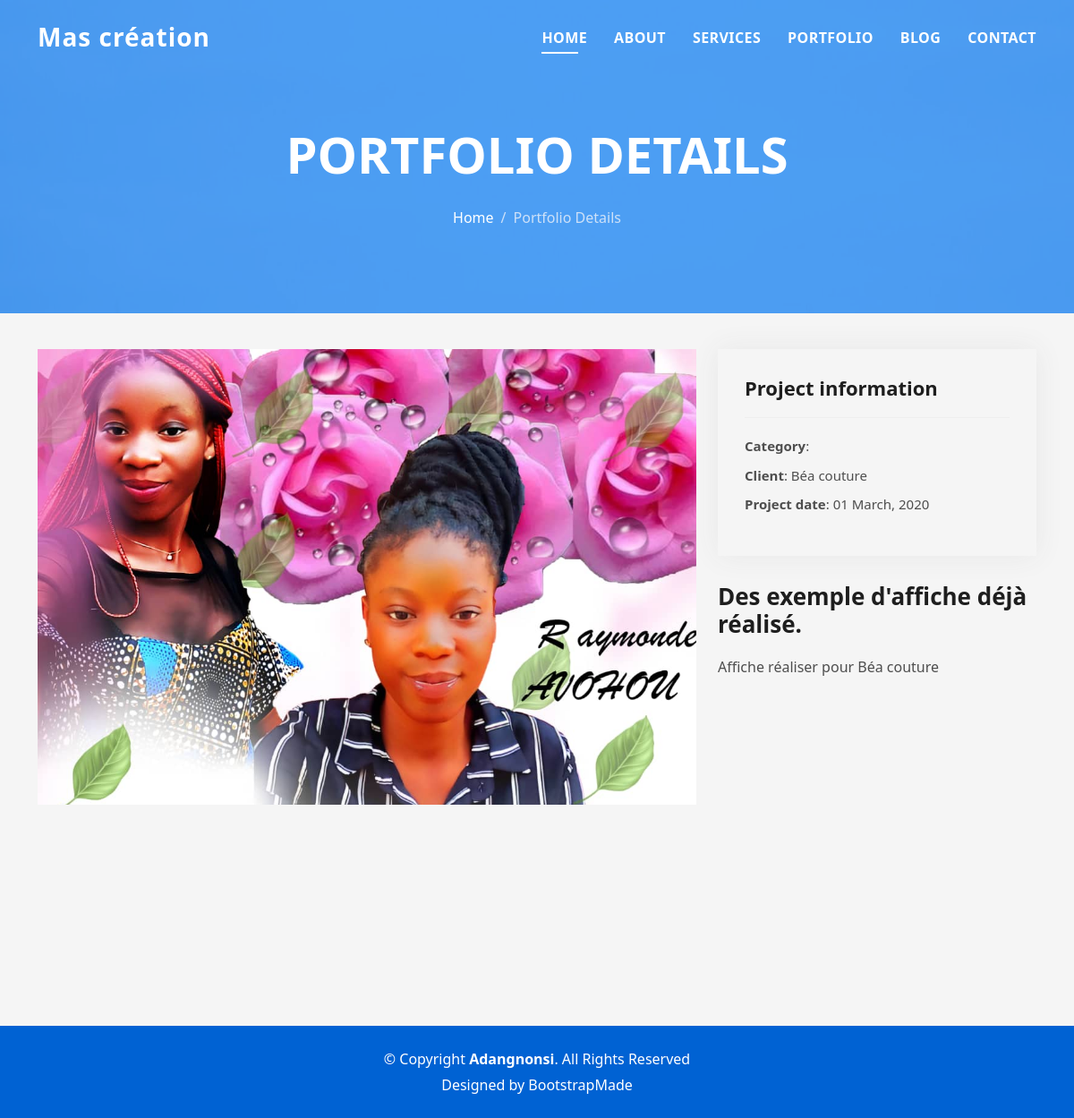
/detail_portfolio/15/, run on the app's committed database.
### monapp/models.py (models this page shows, shortened)
class Portfolio(models.Model):
    categorie=models.ForeignKey(Category,on_delete=models.CASCADE, default=1)
    nom_client=models.CharField(max_length=200, help_text="Nom du client")
    tittre=models.CharField(max_length=200)
    slug=models.SlugField(max_length=200)
    image=models.ImageField(upload_to='média')
    image1=models.ImageField(upload_to='média')
    image2=models.ImageField(upload_to='média')
    description=models.TextField(default="")
    auteur=models.CharField(max_length=200, help_text="Auteur")
    date=models.DateTimeField(auto_now_add=True)

### monapp/views.py (the view)
# urls.py: path('detail_portfolio/<int:my_id>/', views.portfolio_detail, name='detail_de_portfolio'),
def portfolio_detail(request, my_id):
     portfolios=Portfolio.objects.get(id=my_id)
     return render(request,'monapp/portfolio-details.html', {'portfolios': portfolios})

### monapp/templates/monapp/portfolio-details.html (shortened to what this page needs)
{%  extends 'base.html' %}
{% load static %}
{% block content %}
  <div class="hero hero-single route bg-image" style="background-image: url(assets/img/overlay-bg.jpg)">
    <div class="overlay-mf"></div>
    <div class="hero-content display-table">
      <div class="table-cell">
        <div class="container">
          <h2 class="hero-title mb-4">Portfolio Details</h2>
          <ol class="breadcrumb d-flex justify-content-center">
            <li class="breadcrumb-item">
              <a href="#">Home</a>
            </li>
            <li class="breadcrumb-item active">Portfolio Details</li>
          </ol>
        </div>
      </div>
    </div>
  </div>
  <main id="main">
    <section id="portfolio-details" class="portfolio-details">
      <div class="container">
        <div class="row gy-4">
          <div class="col-lg-8">
            <div class="portfolio-details-slider swiper">
              <div class="swiper-wrapper align-items-center">
                <div class="swiper-slide">
                  <img src="{{ portfolios.image.url }}" alt="">
                </div>
              </div>
            </div>
          </div>
          <div class="col-lg-4">
            <div class="portfolio-info">
              <h3>Project information</h3>
              <ul>
            <li><strong>Category</strong>: {{categories.nom}}</li>
              <li><strong>Client</strong>: {{portfolios.nom_client}}</li>
                <li><strong>Project date</strong>: 01 March, 2020</li>
              </ul>
            </div>
            <div class="portfolio-description">
              <h2>Des exemple d'affiche déjà réalisé.</h2>
              <p>
                {{portfolios.description}}
              </p>
            </div>
          </div>
        </div>
      </div>
    </section>
    {% endblock content %}

### static/assets/css/style.css (style rules this page uses)
body { background-color: #f5f5f5; color: #4e4e4e; }
h1, h2, h3, h4, h5, h6 { color: #1e1e1e; }
a { color: #1e1e1e; text-decoration: none; transition: all 0.5s ease-in-out; }
.bg-image { background-repeat: no-repeat; background-attachment: fixed; background-size: 100% 100%; background-position: center center; }
.overlay-mf { background-color: #0078ff; }
.overlay-mf { position: absolute; top: 0; left: 0px; padding: 0; height: 100%; width: 100%; opacity: 0.7; }
.display-table { width: 100%; height: 100%; display: table; }
.table-cell { display: table-cell; vertical-align: middle; }
.hero { height: 100vh; position: relative; color: #fff; }
.hero .hero-content { text-align: center; position: absolute; }
.hero .hero-title { color: #fff; font-weight: 600; font-size: 3rem; }
@media (min-width: 768px) { .hero .hero-title { font-size: 4.5rem; } }
.hero-single { height: 350px; }
.hero-single .hero-content { margin-top: 30px; }
.hero-single .hero-title { text-transform: uppercase; font-size: 3rem; }
@media (min-width: 768px) { .hero-single .hero-title { font-size: 3.5rem; } }
.hero-single .breadcrumb { background-color: transparent; color: #0078ff; }
.hero-single .breadcrumb .breadcrumb-item:before { color: #cde1f8; }
.hero-single .breadcrumb .breadcrumb-item.active { color: #cde1f8; }
.hero-single .breadcrumb a { color: #fff; }
.portfolio-details { padding-top: 40px; }
.portfolio-details .portfolio-details-slider img { width: 100%; }
.portfolio-details .portfolio-info { padding: 30px; box-shadow: 0px 0 30px rgba(78, 78, 78, 0.08); }
.portfolio-details .portfolio-info h3 { font-size: 22px; font-weight: 700; margin-bottom: 20px; padding-bottom: 20px; border-bottom: 1px solid #eee; }
.portfolio-details .portfolio-info ul { list-style: none; padding: 0; font-size: 15px; }
.portfolio-details .portfolio-info ul li+li { margin-top: 10px; }
.portfolio-details .portfolio-description { padding-top: 30px; }
.portfolio-details .portfolio-description h2 { font-size: 26px; font-weight: 700; margin-bottom: 20px; }
.portfolio-details .portfolio-description p { padding: 0; }

### data on the page
Portfolio: image (picture), nom_client "Béa couture", description "Affiche réaliser pour Béa couture"
